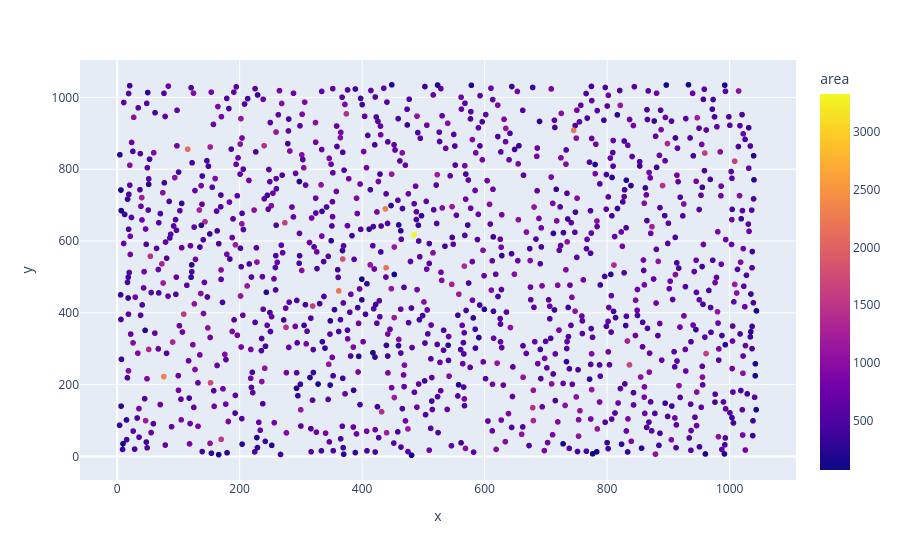

Write notebook code for a chart like this one.
### Code cell
df = pd.DataFrame()
df['x'] = C[:,0]
df['y'] = C[:,1]
df['angle'] = angle
df['area'] = area

fig = px.imshow(L)
fig2 = px.scatter(df, x="x", y="y", color="area", custom_data=["angle"])

fig2.show()

### Figure 1 — Plotly figure (JSON) as saved in the notebook; plotly's stock layout.template omitted (floating-point values rounded to 4 significant figures; data arrays with more than 128 entries replaced by an {"elided": "..."} marker saying what was removed)
{"data": [{"customdata": {"elided": "1160x1 float values"}, "hovertemplate": "x=%{x}<br>y=%{y}<br>area=%{marker.color}<extra></extra>", "legendgroup": "", "marker": {"color": {"elided": "1160 int values"}, "coloraxis": "coloraxis", "symbol": "circle"}, "mode": "markers", "name": "", "showlegend": false, "type": "scattergl", "x": {"elided": "1160 float values"}, "xaxis": "x", "y": {"elided": "1160 float values"}, "yaxis": "y"}], "layout": {"coloraxis": {"colorbar": {"title": {"text": "area"}}, "colorscale": [[0, "#0d0887"], [0.1111, "#46039f"], [0.2222, "#7201a8"], [0.3333, "#9c179e"], [0.4444, "#bd3786"], [0.5556, "#d8576b"], [0.6667, "#ed7953"], [0.7778, "#fb9f3a"], [0.8889, "#fdca26"], [1, "#f0f921"]]}, "legend": {"tracegroupgap": 0}, "margin": {"t": 60}, "xaxis": {"anchor": "y", "domain": [0, 1], "title": {"text": "x"}}, "yaxis": {"anchor": "x", "domain": [0, 1], "title": {"text": "y"}}}}
